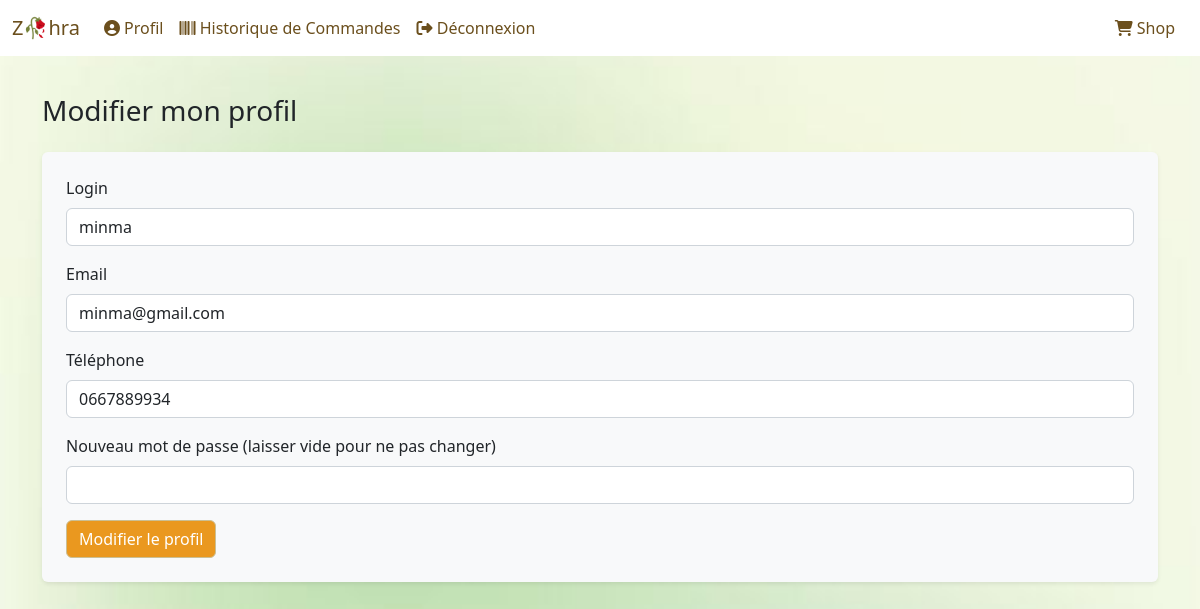
/modifier_profil.php (signed in), run on the app's committed database.
### tables this page shows
CREATE TABLE `utilisateur` (
  `id` int(11) NOT NULL,
  `login` varchar(100) NOT NULL,
  `password` varchar(150) NOT NULL,
  `email` varchar(255) NOT NULL,
  `phone` varchar(11) NOT NULL,
  `date_creation` date NOT NULL
);

### modifier_profil.php (the view, shortened to what this page needs)
<!doctype html>
<html lang="fr">
<head>
    <?php include 'include/head.php' ?>
</head>
<body>
<?php include 'include/nav.php' ?>
<div class="container py-4">
    <h3 class="mb-4">Modifier mon profil</h3>
    <?php
    require_once 'include/database.php';
    $id = $_SESSION['utilisateur']['id'];
    $stmt = $pdo->prepare('SELECT * FROM utilisateur WHERE id = ?');
    $stmt->execute([$id]);
    $client = $stmt->fetch(PDO::FETCH_ASSOC);
    ?>
    <form method="post" class="bg-light p-4 rounded shadow-sm">
        <div class="mb-3">
            <label class="form-label">Login</label>
            <input type="text" class="form-control" name="login" value="<?= htmlspecialchars($client['login']) ?>" required>
        </div>
        <div class="mb-3">
            <label class="form-label">Email</label>
            <input type="email" class="form-control" name="email" value="<?= htmlspecialchars($client['email']) ?>" required>
        </div>
        <div class="mb-3">
            <label class="form-label">Téléphone</label>
            <input type="tel" class="form-control" name="pn" value="<?= htmlspecialchars($client['phone']) ?>" required>
        </div>
        <div class="mb-3">
            <label class="form-label">Nouveau mot de passe (laisser vide pour ne pas changer)</label>
            <input type="password" class="form-control" name="password">
        </div>
        <button type="submit" name="modifier" class="btn btn-mod">Modifier le profil</button>
    </form>
</div>
</body>
</html>

### include/nav.php (style rules this page uses)
body { padding-top: 70px; background-image: url('images/grenii.jpg'); background-size: cover; background-position: center; background-repeat: no-repeat; background-attachment: fixed; background-color:rgba(251, 232, 246, 0.8); }
.btn-mod { background-color: rgb(234, 152, 31); color: #fff; border-color:rgb(203, 191, 148); }

### data on the page
utilisateur: login "minma", email "minma@gmail.com", pn "0667889934"
